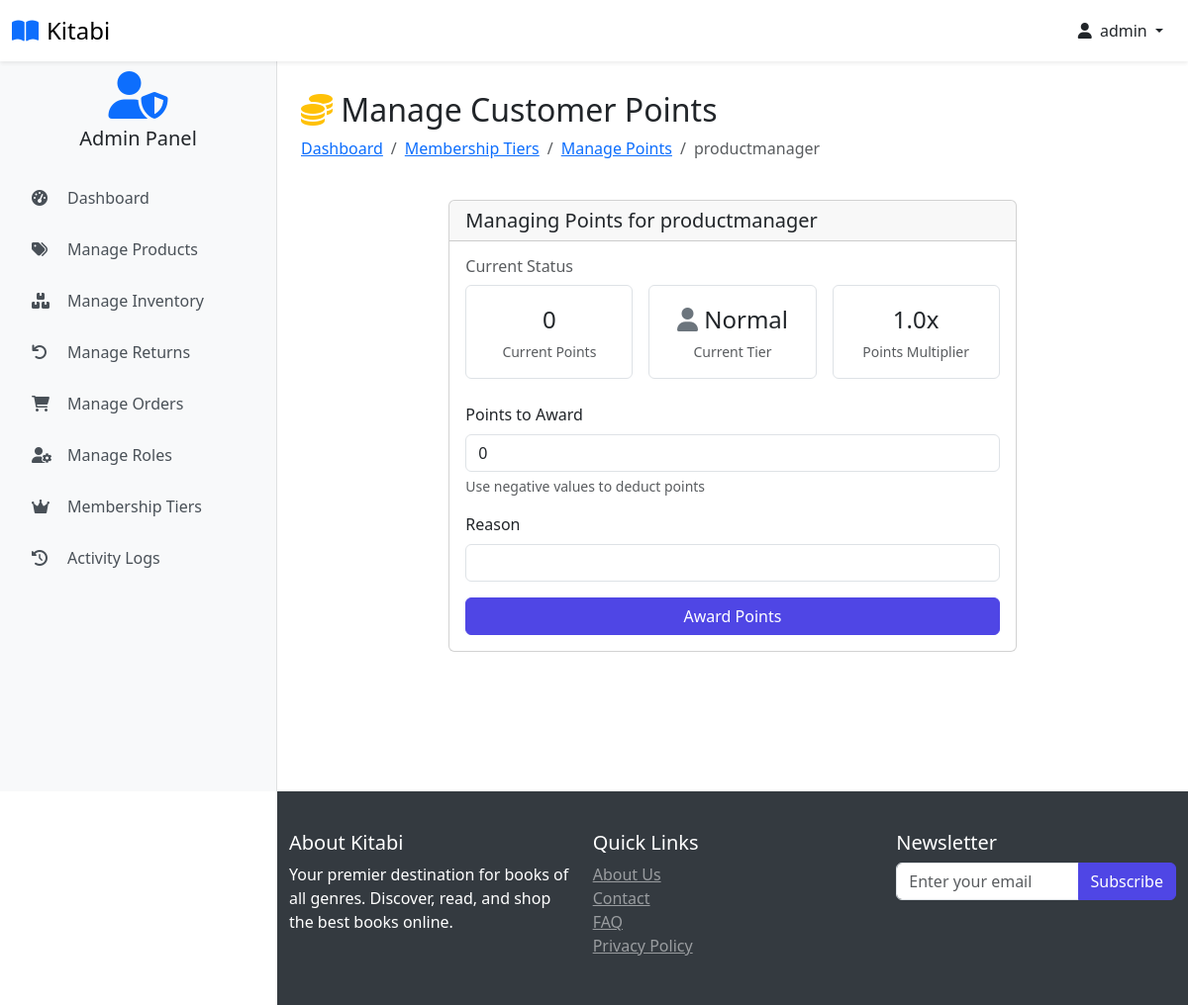
Page /customers/points/2 (signed in) on the committed database.
### website/models.py (models this page shows, shortened)
class Customer(db.Model, UserMixin):
    id = db.Column(db.Integer, primary_key=True)
    full_name = db.Column(db.String(100), nullable=False)
    email = db.Column(db.String(100), unique=True, nullable=False)
    username = db.Column(db.String(100), unique=True, nullable=False)
    password_hash = db.Column(db.String(200), nullable=False)
    date_joined = db.Column(db.DateTime(), default=datetime.utcnow)
    is_admin_val = db.Column(db.Boolean, default=False)
    last_login = db.Column(db.DateTime)
    status = db.Column(db.String(20), default='active')
    membership_tier_id = db.Column(db.Integer, db.ForeignKey('membership_tier.id'), default=1)  # Default to Normal
    points = db.Column(db.Integer, default=0)
    membership_tier = db.relationship('MembershipTier', backref='customers')
    cart_items = db.relationship('Cart', back_populates='customer', lazy=True)
    orders = db.relationship('Order', back_populates='customer', lazy=True)
    activity_logs = db.relationship('ActivityLog', back_populates='user', lazy=True)
    returns = db.relationship('Return', foreign_keys='Return.customer_link', back_populates='customer', lazy=True)
    roles = db.relationship(
        'Role',
        secondary=user_roles,
        back_populates='users',
        lazy='dynamic'
    )
    @property
    def password(self):
        raise AttributeError('Password is not a readable Attribute')
    @property
    def is_admin(self):
        return self.is_admin_val or any(
            role.name in ['Super Admin', 'Product Manager', 'Order Manager']
            for role in self.roles
        )
    def has_permission(self, permission):
        for role in self.roles:
            if permission in (role.permissions or []):
                return True
        return False

class MembershipTier(db.Model):
    id = db.Column(db.Integer, primary_key=True)
    name = db.Column(db.String(50), nullable=False)  # Normal, Premium, Gold
    discount_percentage = db.Column(db.Float, default=0)
    free_delivery_threshold = db.Column(db.Float, nullable=True)  # NULL for Gold (always free)
    early_access = db.Column(db.Boolean, default=False)
    priority_support = db.Column(db.Boolean, default=False)
    points_multiplier = db.Column(db.Float, default=1.0)
    created_at = db.Column(db.DateTime, default=datetime.utcnow)

### website/admin.py (the view, shortened to what this page needs)
@admin.route('/customers/points/<int:customer_id>', methods=['GET', 'POST'])
@require_role('Super Admin')
def manage_customer_points_detail(customer_id):
    customer = Customer.query.get_or_404(customer_id)
    form = AwardPointsForm()
    return render_template('manage_points.html', form=form, customer=customer)

### website/forms.py
class AwardPointsForm(FlaskForm):
    points = IntegerField('Points to Award',
        validators=[DataRequired(), NumberRange(min=1)],
        default=0)
    reason = StringField('Reason', validators=[DataRequired()])
    submit = SubmitField('Award Points')

### website/jwt_utils.py (called while the page is built)
def decode_token(token):
    try:
        payload = jwt.decode(token, current_app.config['SECRET_KEY'], algorithms=['HS256'])
        return payload
    except jwt.ExpiredSignatureError:
        return jsonify({'error': 'Token has expired'}), 401
    except jwt.InvalidTokenError:
        return jsonify({'error': 'Invalid token'}), 401

### website/templates/manage_points.html (shortened to what this page needs)
{% extends 'base.html' %}
{% block body %}
<div class="container pt-2">
    <div class="row mb-4">
        <div class="col">
            <h2><i class="fas fa-coins text-warning"></i> Manage Customer Points</h2>
            <nav aria-label="breadcrumb">
                <ol class="breadcrumb">
                    <li class="breadcrumb-item"><a href="{{ url_for('admin.admin_page') }}">Dashboard</a></li>
                    <li class="breadcrumb-item"><a href="{{ url_for('admin.membership_tiers') }}">Membership Tiers</a></li>
                    <li class="breadcrumb-item"><a href="{{ url_for('admin.manage_customer_points') }}">Manage Points</a></li>
                    <li class="breadcrumb-item active">{{ customer.username }}</li>
                </ol>
            </nav>
        </div>
    </div>
    <div class="row justify-content-center">
        <div class="col-md-8">
            <div class="card">
                <div class="card-header">
                    <h5 class="card-title mb-0">Managing Points for {{ customer.username }}</h5>
                </div>
                <div class="card-body">
                    <div class="mb-4">
                        <h6 class="text-muted">Current Status</h6>
                        <div class="row g-3">
                            <div class="col-md-4">
                                <div class="border rounded p-3 text-center">
                                    <div class="fs-4 mb-1">{{ customer.points }}</div>
                                    <div class="text-muted small">Current Points</div>
                                </div>
                            </div>
                            <div class="col-md-4">
                                <div class="border rounded p-3 text-center">
                                    <div class="fs-4 mb-1">
                                        <i class="fas {% if customer.membership_tier.name == 'Gold' %}fa-crown text-warning{% elif customer.membership_tier.name == 'Premium' %}fa-star text-info{% else %}fa-user text-secondary{% endif %}"></i>
                                        {{ customer.membership_tier.name }}
                                    </div>
                                    <div class="text-muted small">Current Tier</div>
                                </div>
                            </div>
                            <div class="col-md-4">
                                <div class="border rounded p-3 text-center">
                                    <div class="fs-4 mb-1">{{ customer.membership_tier.points_multiplier }}x</div>
                                    <div class="text-muted small">Points Multiplier</div>
                                </div>
                            </div>
                        </div>
                    </div>
                    <form method="POST" enctype="multipart/form-data" method="POST">
                        <div class="mb-3">
                            <label class="form-label">{{ form.points.label }}</label>
                            {{ form.points(class="form-control") }}
                            <div class="form-text">Use negative values to deduct points</div>
                        </div>
                        <div class="mb-3">
                            <label class="form-label">{{ form.reason.label }}</label>
                            {{ form.reason(class="form-control", rows=3) }}
                        </div>
                        <div class="d-grid">
                            {{ form.submit(class="btn btn-primary") }}
                        </div>
                    </form>
                </div>
            </div>
        </div>
    </div>
</div>
{% endblock %}

### website/templates/base.html (shortened to what this page needs)
<!DOCTYPE html>
<html lang="en">
<head>
    <link rel="stylesheet" href="{{ url_for('static', filename='css/bootstrap.min.css') }}">
    <link rel="stylesheet" href="{{ url_for('static', filename='css/owl.carousel.min.css') }}">
    <link rel="stylesheet" href="{{ url_for('static', filename='css/style.css') }}">
    <link rel="stylesheet" href="https://cdnjs.cloudflare.com/ajax/libs/font-awesome/6.0.0/css/all.min.css">
    <link rel="stylesheet" href="/static/css/admin-styles.css">
</head>
<body class="{% if current_user.is_authenticated %}{% if current_user.is_admin %}admin-user{% else %}user{% endif %}{% else %}guest{% endif %}">
<nav class="navbar navbar-light bg-white fixed-top shadow-sm">
    <div class="container-fluid">
        <div class="d-flex align-items-center">
            <a class="navbar-brand d-flex align-items-center" href="/">
                <i class="fas fa-book-open text-primary me-2"></i>
                <span class="font-weight-bold">Kitabi</span>
            </a>
        </div>
        <div class="d-flex align-items-center user-nav">
            {% if current_user.is_authenticated %}
                <div class="dropdown">
                    <button class="btn btn-link text-dark text-decoration-none dropdown-toggle" type="button" id="userDropdown" data-bs-toggle="dropdown" aria-expanded="false">
                        <i class="fas fa-user me-1"></i>
                        {{ current_user.username }}
                    </button>
                </div>
            {% else %}
                <a href="{{ url_for('auth.login') }}" class="btn btn-primary">
                    <i class="fas fa-sign-in-alt me-2"></i>Login
                </a>
            {% endif %}
        </div>
    </div>
</nav>
{% if current_user.is_authenticated and current_user.is_admin %}
    <div class="admin-sidebar">
        <div class="text-center mb-4">
            <i class="fas fa-user-shield fa-3x text-primary"></i>
            <h5 class="mt-2">Admin Panel</h5>
        </div>
        <div class="nav flex-column">
            <a class="admin-nav-item" href="{{ url_for('admin.admin_page') }}">
                <i class="fas fa-tachometer-alt"></i>Dashboard
            </a>
            {% if current_user.has_permission('manage_products') %}
            <a class="admin-nav-item" href="{{ url_for('admin.shop_items') }}">
                <i class="fas fa-tags"></i>Manage Products
            </a>
            {% endif %}
            {% if current_user.has_permission('manage_inventory') %}
            <a class="admin-nav-item" href="{{ url_for('admin.inventory_management') }}">
                <i class="fas fa-boxes"></i>Manage Inventory
            </a>
            {% endif %}
            {% if current_user.has_permission('manage_returns') %}
            <a class="admin-nav-item" href="{{ url_for('admin.returns_management') }}">
                <i class="fas fa-undo"></i>Manage Returns
            </a>
            {% endif %}
            {% if current_user.has_permission('manage_orders') %}
            <a class="admin-nav-item" href="{{ url_for('admin.order_view') }}">
                <i class="fas fa-shopping-cart"></i>Manage Orders
            </a>
            {% endif %}
            {% if current_user.has_permission('manage_users') %}
            <a class="admin-nav-item" href="{{ url_for('admin.manage_roles') }}">
                <i class="fas fa-user-cog"></i>Manage Roles
            </a>
            <a class="admin-nav-item" href="{{ url_for('admin.membership_tiers') }}">
                <i class="fas fa-crown"></i>Membership Tiers
            </a>
            {% endif %}
            {% if current_user.has_permission('view_reports') %}
            <a class="admin-nav-item" href="{{ url_for('admin.view_activity_logs') }}">
                <i class="fas fa-history"></i>Activity Logs
            </a>
            {% endif %}
        </div>
    </div>
{% endif %}
    <main class="main-content">
         <div class="container pt-2">
            {% block body %}{% endblock %}
        </div>
    </main>
    <footer>
         <div class="container pt-2">
            <div class="row">
                <div class="col-md-4">
                    <h5>About Kitabi</h5>
                    <p>Your premier destination for books of all genres. Discover, read, and shop the best books online.</p>
                </div>
                <div class="col-md-4">
                    <h5>Quick Links</h5>
                    <ul class="list-unstyled">
                        <li><a href="#" class="text-white-50">About Us</a></li>
                        <li><a href="#" class="text-white-50">Contact</a></li>
                        <li><a href="#" class="text-white-50">FAQ</a></li>
                    <li><a href="#" class="text-white-50">Privacy Policy</a></li>
                </ul>
            </div>
            <div class="col-md-4">
                <h5>Newsletter</h5>
                <form method="POST" enctype="multipart/form-data">
                    <div class="input-group">
                        <input type="email" id="newsletter-email" name="email" class="form-control" placeholder="Enter your email" autocomplete="email" required>
                        <button class="btn btn-primary" type="submit">Subscribe</button>
                    </div>
                </form>
            </div>
        </div>
    </div>
</footer>
</body>
</html>

### website/static/css/style.css (style rules this page uses)
:root { --primary-color: #4f46e5; --secondary-color: #818cf8; --dark-color: #1f2937; --light-color: #f3f4f6; }
body { font-family: 'Segoe UI', Tahoma, Geneva, Verdana, sans-serif; padding-top: 56px; margin: 0; }
.navbar-brand { font-size: 1.5rem; }
.sidebar, .admin-sidebar { height: calc(100vh - 56px); position: fixed; top: 56px; left: 0; width: 280px; z-index: 1000; overflow-y: auto; transition: transform 0.3s ease-in-out; padding: 1rem; }
.admin-sidebar { background-color: #f8f9fa; border-right: 1px solid rgba(0, 0, 0, 0.1); }
.main-content { padding-top: 20px; min-height: calc(100vh - 56px); transition: margin-left 0.3s ease-in-out; }
body.admin-user .main-content { margin-left: 280px; }
.admin-nav-item { display: flex; align-items: center; padding: 0.75rem 1rem; color: #495057; text-decoration: none; border-radius: 0.25rem; transition: all 0.2s; margin-bottom: 0.25rem; }
.admin-nav-item i { width: 1.5rem; margin-right: 0.75rem; }
.btn-primary { background-color: var(--primary-color); border-color: var(--primary-color); }
footer { flex-shrink: 0; position: relative; width: 100%; margin-top: auto; }
@media (min-width: 992px) { body:not(.admin-user) footer, body.admin-user footer { margin-left: 280px; width: calc(100% - 280px); } }

### website/static/css/admin-styles.css (style rules this page uses)
body { min-height: 100vh; display: flex; flex-direction: column; padding-top: 56px; }
.sidebar, .admin-sidebar { height: calc(100vh - 56px); position: fixed; top: 56px; left: 0; width: 280px; z-index: 1000; overflow-y: auto; transition: transform 0.3s ease-in-out; padding: 1rem; }
.admin-sidebar { background-color: #f8f9fa; border-right: 1px solid rgba(0, 0, 0, 0.1); }
.admin-nav-item { display: flex; align-items: center; padding: 0.75rem 1rem; color: #495057; text-decoration: none; border-radius: 0.25rem; transition: all 0.2s; margin-bottom: 0.25rem; }
.admin-nav-item i { width: 1.5rem; margin-right: 0.75rem; }
.main-content { flex: 1; padding-top: 20px; transition: margin-left 0.3s ease-in-out; }
footer { margin-top: auto; background-color: #343a40; color: white; padding: 2rem 0; }
@media (min-width: 992px) { body.admin-user .main-content, body.admin-user footer { margin-left: 280px; } }

### rows in the picture
Customer: username "admin"
Customer: username "productmanager", points "0"
MembershipTier: membership_tier.name "Normal", membership_tier.points_multiplier "1.0"
